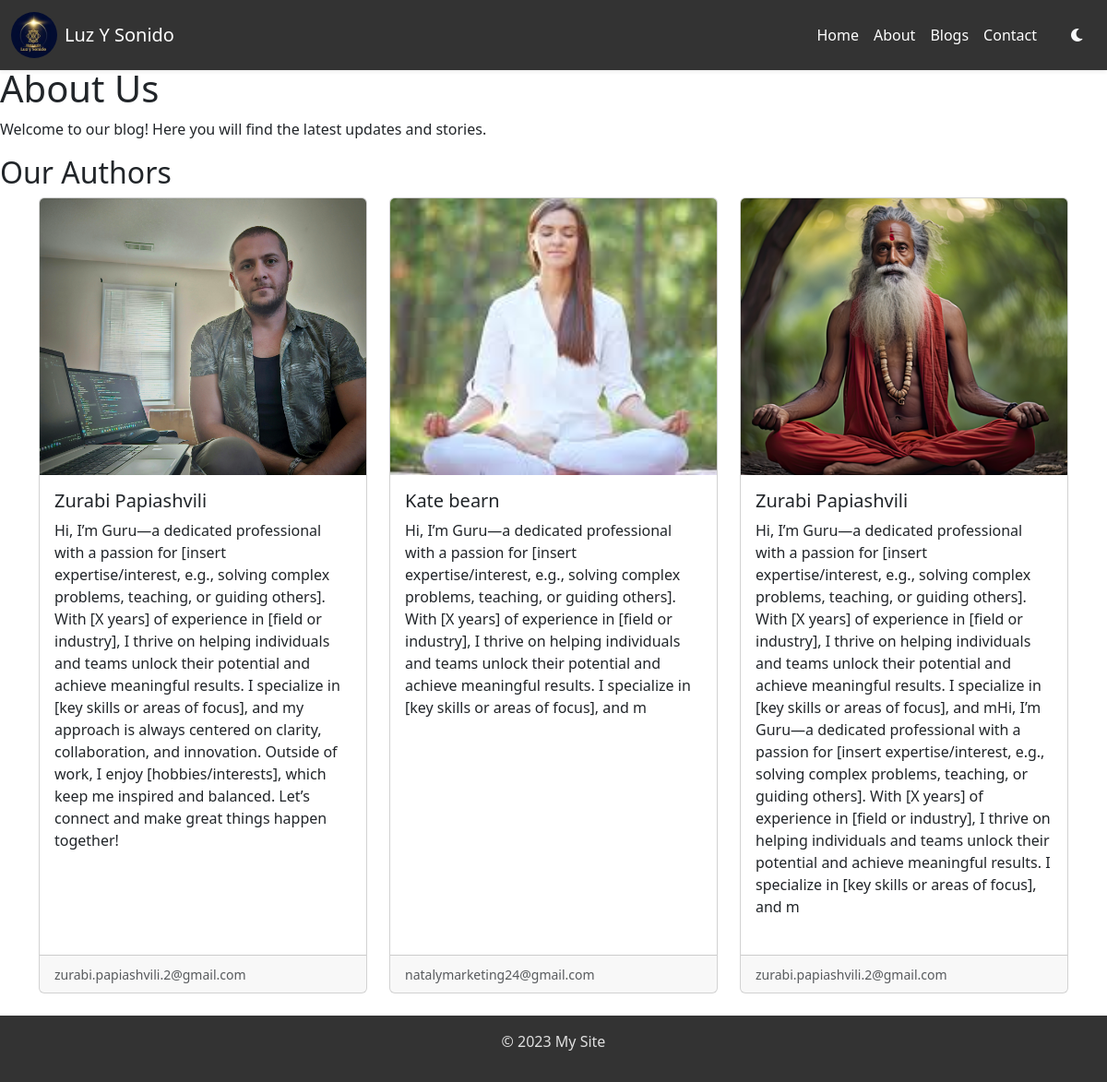
The page /about/ on the database its author committed.
### blog/models.py (models this page shows, shortened)
class Author(models.Model):
    first_name = models.CharField(max_length=100)
    last_name = models.CharField(max_length=100)
    email_address = models.EmailField()
    image = models.ImageField(upload_to="authors", null=True)
    bio = models.TextField(validators=[MinLengthValidator(10)], null=True)

### blog/views.py (the view)
# urls.py: path("about/", views.about, name="about"),
def about(request):
    authors = Author.objects.all()
    return render(request, "about.html", {"authors": authors})

### blog/templates/about.html
{% extends "base.html" %}
{% block content %}
<h1>About Us</h1>
<p>Welcome to our blog! Here you will find the latest updates and stories.</p>
<h2>Our Authors</h2>
<div class="container">
    <div class="row">
        {% for author in authors %}
            <div class="col-md-4 d-flex align-items-stretch">
                <div class="card mb-4" style="height: 100%;">
                    <img src="{{ author.image.url }}" class="card-img-top" alt="{{ author.image.url }}" style="object-fit: cover; height: 300px;">
                    <div class="card-body d-flex flex-column">
                        <h5 class="card-title">{{ author.first_name }} {{ author.last_name }}</h5>
                        <p class="card-text">{{ author.bio }}</p>
                    </div>
                    <div class="card-footer mt-auto">
                        <small class="text-muted">{{ author.email_address }}</small>
                    </div>
                </div>
            </div>
        {% endfor %}
    </div>
</div>
{% endblock %}

### templates/base.html (shortened to what this page needs)
{% load static %}
<!DOCTYPE html>
<html lang="en">
<head>
    <link rel="stylesheet" href="{% static 'app.css' %}">
    <link href="https://cdn.jsdelivr.net/npm/bootstrap@5.3.0-alpha3/dist/css/bootstrap.min.css" rel="stylesheet">
    <link href="https://cdnjs.cloudflare.com/ajax/libs/font-awesome/6.0.0-beta3/css/all.min.css" rel="stylesheet">
</head>
<body>
    <header class="mb-4">
    <nav class="navbar navbar-expand-lg navbar-dark bg-dark shadow-sm">
        <div class="container-fluid">
            <a class="navbar-brand d-flex align-items-center" href="{% url 'home' %}">
                <img src="{% static 'images/logo.jpg' %}" alt="Logo" class="me-2" style="width: 50px; height: 50px; border-radius: 50%;">
                <span>Luz Y Sonido</span>
            </a>
            <div class="collapse navbar-collapse" id="navbarNav">
                <ul class="navbar-nav ms-auto">
                    <li class="nav-item">
                        <a class="nav-link text-white" href="{% url 'home' %}">Home</a>
                    </li>
                    <li class="nav-item">
                        <a class="nav-link text-white" href="{% url 'about' %}">About</a>
                    </li>
                    <li class="nav-item">
                        <a class="nav-link text-white" href="{% url 'posts' %}">Blogs</a>
                    </li>
                    <li class="nav-item">
                        <a class="nav-link text-white" href="{% url 'contact' %}">Contact</a>
                    </li>
                </ul>
            </div>
            <button id="theme-toggle" class="btn btn-outline-light ms-3 border-0">
                <i class="fas fa-moon"></i>
            </button>
        </div>
    </nav>
</header>
<br><br><br>
<div>
    <main class="mb-4">
        {% block content %}
        {% endblock %}
    </main>
</div>
<footer class="mt-auto py-3 bg-light text-center">
        <p>&copy; 2023 My Site</p>
</footer>
</body>
</html>

### static/app.css (style rules this page uses)
body { background-color: #ffffff; color: #212529; }
footer { background-color: #f8f9fa; }
.navbar-dark.bg-dark { background-color: #333 !important; }
footer.bg-light { background-color: #333 !important; color: #e0e0e0; }
header { opacity: 1; transition: opacity 1s ease-in-out, top 1s ease-in-out; position: fixed; width: 100%; top: 0; left: 0; z-index: 999; }

### rows shown on the page
Author: image (picture), first_name "Zurabi", last_name "Papiashvili", bio "Hi, I’m Guru—a dedicated professional with a passion for [insert expertise/interest, e.g., solving complex problems, teaching, or guiding others]. With [X years] of experience in [field or industry], I thrive on helping individuals and teams unlock their potential and achieve meaningful results. I specialize in [key skills or areas of focus], and my approach is always centered on clarity, collaboration, and innovation. Outside of work, I enjoy [hobbies/interests], which keep me inspired and balanced. Let’s connect and make great things happen together!", email_address "zurabi.papiashvili.2@gmail.com"
Author: image (picture), first_name "Kate", last_name "bearn", bio "Hi, I’m Guru—a dedicated professional with a passion for [insert expertise/interest, e.g., solving complex problems, teaching, or guiding others]. With [X years] of experience in [field or industry], I thrive on helping individuals and teams unlock their potential and achieve meaningful results. I specialize in [key skills or areas of focus], and m", email_address "natalymarketing24@gmail.com"
Author: image (picture), first_name "Zurabi", last_name "Papiashvili", bio "Hi, I’m Guru—a dedicated professional with a passion for [insert expertise/interest, e.g., solving complex problems, teaching, or guiding others]. With [X years] of experience in [field or industry], I thrive on helping individuals and teams unlock their potential and achieve meaningful results. I specialize in [key skills or areas of focus], and mHi, I’m Guru—a dedicated professional with a passion for [insert expertise/interest, e.g., solving complex problems, teaching, or guiding others]. With [X years] of experience in [field or industry], I thrive on helping individuals and teams unlock their potential and achieve meaningful results. I specialize in [key skills or areas of focus], and m", email_address "zurabi.papiashvili.2@gmail.com"
